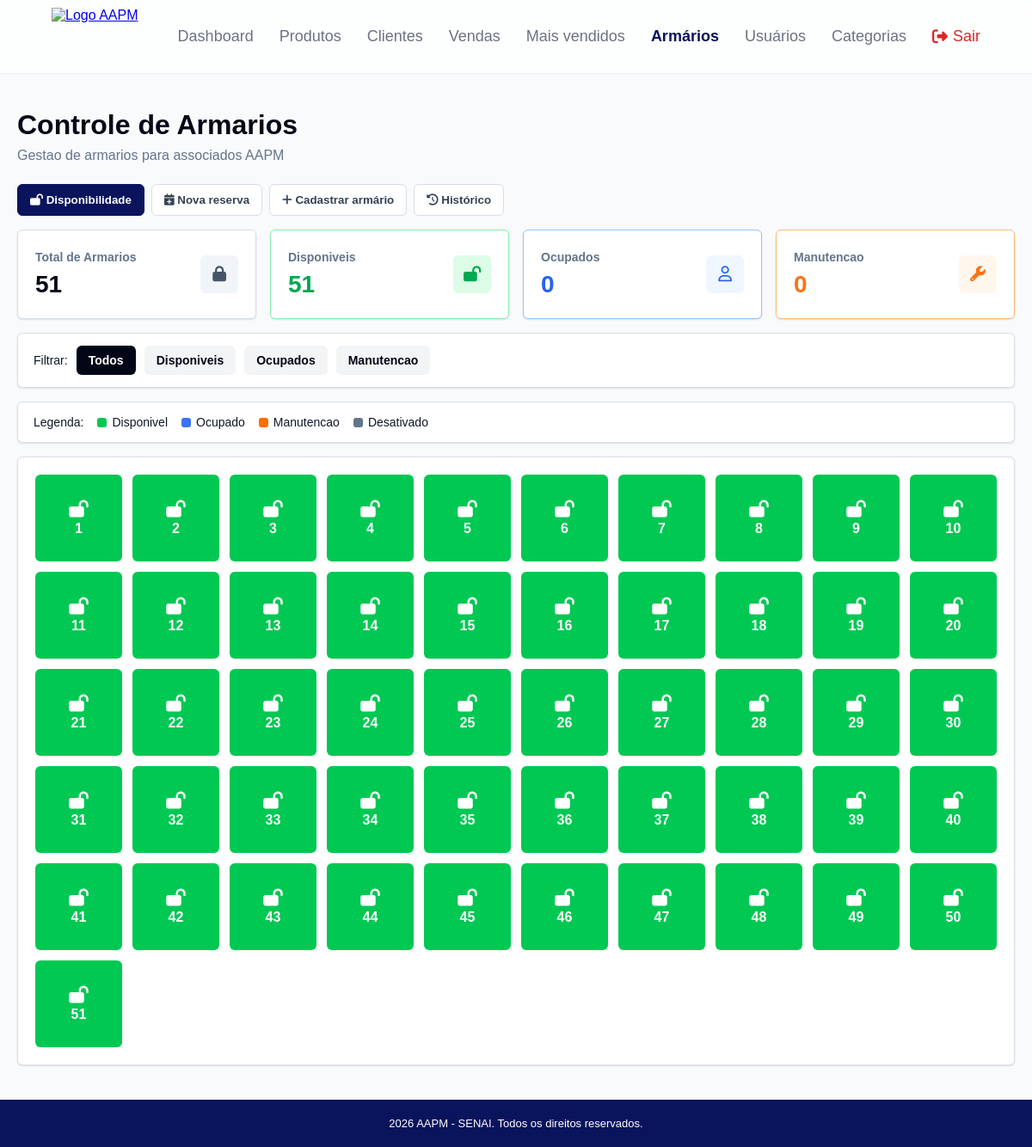
Page /armarios on the earlier database version.
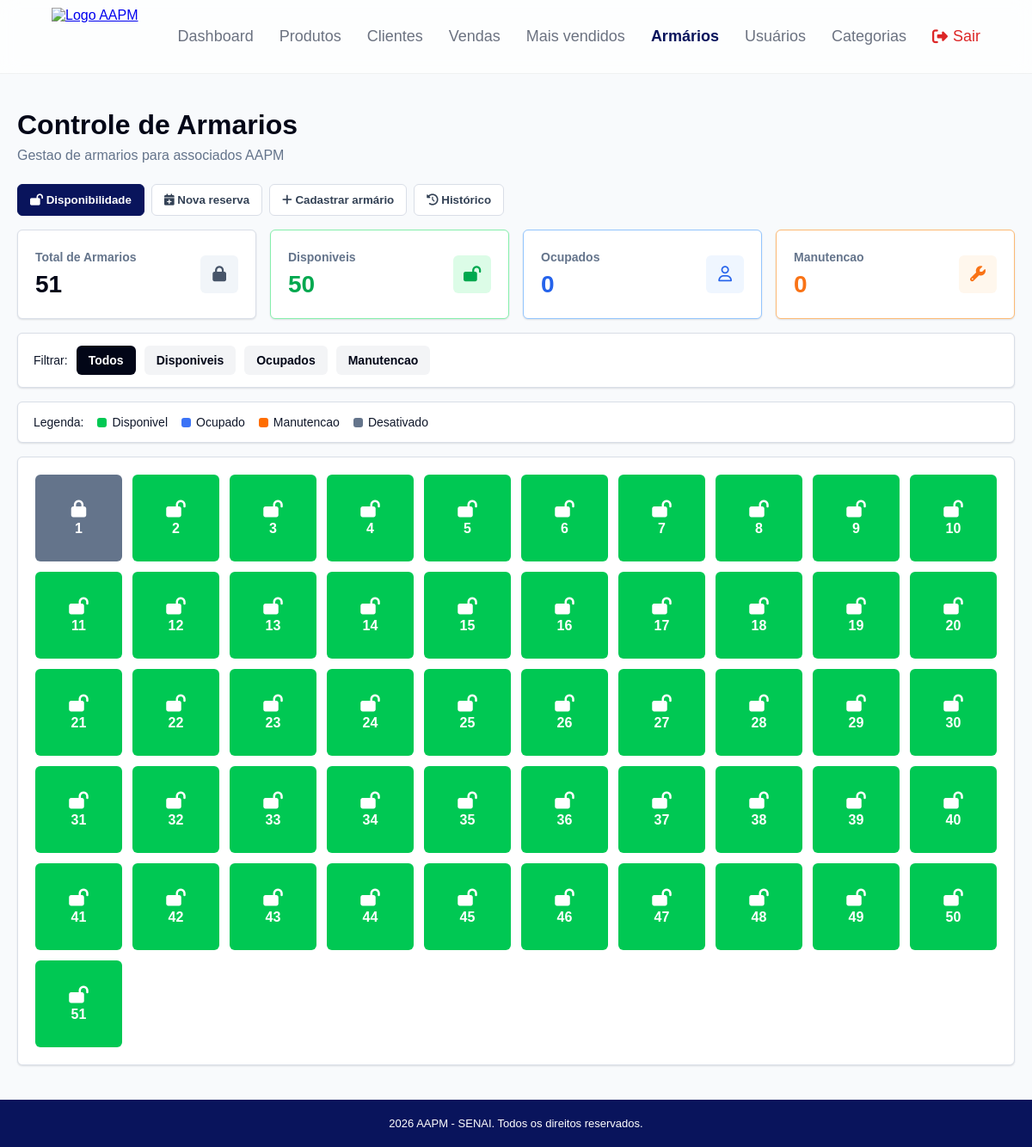
Same page on the later database version.
### app/models/armario.py (models this page shows)
class Armario(Base):
    __tablename__ = "armarios"
    id = Column(Integer, primary_key=True, index=True)
    numero = Column(String(10), nullable=False, unique=True, index=True)
    status = Column(String(20), nullable=False, default="disponivel", index=True)
    associado_id = Column(
        Integer,
        ForeignKey("clientes.id", ondelete="SET NULL"),
        nullable=True
    )
    associado_nome = Column(String(150), nullable=True)
    associado_email = Column(String(150), nullable=True)
    associado_telefone = Column(String(20), nullable=True)
    associado_matricula = Column(String(50), nullable=True)
    atribuido_em = Column(String(20), nullable=True)
    observacoes = Column(String(255), nullable=True)
    associado = relationship("Cliente", backref="armarios")

### app/main.py (the view)
@app.get("/armarios")
def listar_armarios(
    request: Request,
    usuario=Depends(get_usuario_opcional), # Trocado para opcional para evitar travas de banco
    db: Session = Depends(get_db)
):
    if not usuario:
        class UsuarioMock:
            role = "admin"
            nome = "Usuário Local"
        usuario = UsuarioMock()
    garantir_armarios_iniciais(db)
    reservas_ativas = (
        db.query(ReservaArmario)
        .filter(ReservaArmario.status == "ativa")
        .order_by(ReservaArmario.id.desc())
        .all()
    )
    alterou_status = False
    for reserva in reservas_ativas:
        if reserva.armario and reserva.armario.status == "disponivel":
            reserva.armario.status = "ocupado"
            if reserva.associado:
                reserva.armario.associado_id = reserva.associado.id
                reserva.armario.associado_nome = reserva.associado.nome
                reserva.armario.associado_telefone = reserva.associado.telefone or ""
                reserva.armario.associado_matricula = reserva.associado.matricula or ""
            alterou_status = True
    if alterou_status:
        db.commit()
    total = db.query(Armario).count()
    disponiveis = db.query(Armario).filter(Armario.status == "disponivel").count()
    ocupados = db.query(Armario).filter(Armario.status == "ocupado").count()
    manutencao = db.query(Armario).filter(Armario.status == "manutencao").count()
    armarios = db.query(Armario).order_by(Armario.id).all()
    associados = (
        db.query(Cliente)
        .filter(
            Cliente.ativo == True,
            Cliente.is_associado == True
        )
        .order_by(Cliente.nome)
        .all()
    )
    reservas = (
        db.query(ReservaArmario)
        .order_by(ReservaArmario.inicio_em.desc(), ReservaArmario.id.desc())
        .all()
    )
    return templates.TemplateResponse(
        request=request,
        name="armarios/index.html",
        context={
            "request": request, # Garantindo envio explícito do objeto request para o contexto
            "usuario": usuario,
            "armarios": armarios,
            "total_armarios": total,
            "armarios_disponiveis": disponiveis,
            "armarios_ocupados": ocupados,
            "armarios_manutencao": manutencao,
            "associados": associados,
            "reservas": reservas,
        }
    )

### app/templates/armarios/index.html (shortened to what this page needs)
<!DOCTYPE html>
<html lang="pt-br">
<head>
    <link rel="stylesheet" href="/static/css/armarios.css?v=3">
    <link rel="stylesheet" href="https://cdnjs.cloudflare.com/ajax/libs/font-awesome/6.5.2/css/all.min.css">
</head>
<body>
    {% include "partials/navbar.html" %}
    <main class="armarios-page">
        <section class="page-title">
            <h1>Controle de Armarios</h1>
            <p>Gestao de armarios para associados AAPM</p>
        </section>
        <nav class="armarios-tabs" aria-label="Módulos de armários">
            <button type="button" class="armarios-tab active" data-armarios-tab="disponibilidade"><i class="fa-solid fa-lock-open"></i> Disponibilidade</button>
            <button type="button" class="armarios-tab" data-armarios-tab="reserva"><i class="fa-solid fa-calendar-plus"></i> Nova reserva</button>
            <button type="button" class="armarios-tab" data-armarios-tab="cadastro"><i class="fa-solid fa-plus"></i> Cadastrar armário</button>
            <button type="button" class="armarios-tab" data-armarios-tab="historico"><i class="fa-solid fa-clock-rotate-left"></i> Histórico</button>
        </nav>
        <div data-armarios-panel="disponibilidade">
        <section class="cards-resumo-container">
            <div class="card-resumo card-total">
                <div>
                    <span>Total de Armarios</span>
                    <strong>{{ total_armarios }}</strong>
                </div>
                <i class="fa-solid fa-lock"></i>
            </div>
            <div class="card-resumo card-disponivel">
                <div>
                    <span>Disponiveis</span>
                    <strong>{{ armarios_disponiveis }}</strong>
                </div>
                <i class="fa-solid fa-lock-open"></i>
            </div>
            <div class="card-resumo card-ocupado">
                <div>
                    <span>Ocupados</span>
                    <strong>{{ armarios_ocupados }}</strong>
                </div>
                <i class="fa-regular fa-user"></i>
            </div>
            <div class="card-resumo card-manutencao">
                <div>
                    <span>Manutencao</span>
                    <strong>{{ armarios_manutencao }}</strong>
                </div>
                <i class="fa-solid fa-wrench"></i>
            </div>
        </section>
        <section class="filtro-bar">
            <span>Filtrar:</span>
            <button type="button" class="btn-filtro active" data-filtro="">Todos</button>
            <button type="button" class="btn-filtro" data-filtro="disponivel">Disponiveis</button>
            <button type="button" class="btn-filtro" data-filtro="ocupado">Ocupados</button>
            <button type="button" class="btn-filtro" data-filtro="manutencao">Manutencao</button>
        </section>
        <section class="legenda-bar">
            <span>Legenda:</span>
            <span class="legenda-item"><i class="dot dot-disponivel"></i> Disponivel</span>
            <span class="legenda-item"><i class="dot dot-ocupado"></i> Ocupado</span>
            <span class="legenda-item"><i class="dot dot-manutencao"></i> Manutencao</span>
            <span class="legenda-item"><i class="dot dot-desativado"></i> Desativado</span>
        </section>
        <section class="grid-shell">
            <div class="grid-armarios" id="grid-armarios">
                {% for armario in armarios %}
                <button
                    type="button"
                    class="item-armario status-{{ armario.status }}"
                    data-armario-card
                    data-id="{{ armario.id }}"
                    data-numero="{{ armario.numero }}"
                    data-status="{{ armario.status }}"
                    data-associado-id="{{ armario.associado_id or 0 }}"
                    data-observacoes="{{ armario.observacoes|e }}"
                    data-nome="{{ armario.associado_nome|e }}"
                    data-matricula="{{ armario.associado_matricula|e }}"
                    title="Armario {{ armario.numero }}"
                >
                    {% if armario.status == "manutencao" %}
                    <i class="fa-solid fa-wrench"></i>
                    {% elif armario.status == "ocupado" %}
                    <i class="fa-regular fa-user"></i>
                    {% elif armario.status == "desativado" %}
                    <i class="fa-solid fa-lock"></i>
                    {% else %}
                    <i class="fa-solid fa-lock-open"></i>
                    {% endif %}
                    <span>{{ armario.numero|int }}</span>
                </button>
                {% endfor %}
            </div>
        </section>
        </div>
    </main>
    <footer class="main-footer">
        <div class="footer-content">
            <p>2026 AAPM - SENAI. Todos os direitos reservados.</p>
        </div>
    </footer>
</body>
</html>

### app/templates/partials/navbar.html (shortened to what this page needs)
{% set caminho = request.url.path if request is defined else '' %}
<link rel="stylesheet" href="/static/css/base.css?v=1">
<link rel="stylesheet" href="/static/css/feedback.css?v=1">
<header>
    <nav class="navbar">
        <div class="logo"><a href="/"><img src="/static/img/logo.png" alt="Logo AAPM"></a></div>
        <ul class="menu">
            <li><a href="/" class="{{ 'active' if caminho == '/' else '' }}">Dashboard</a></li>
            <li><a href="/produtos" class="{{ 'active' if caminho.startswith('/produtos') else '' }}">Produtos</a></li>
            {% if usuario.role == 'admin' %}
            <li><a href="/clientes" class="{{ 'active' if caminho.startswith('/clientes') else '' }}">Clientes</a></li>
            {% endif %}
            <li><a href="/pdv/historico" class="{{ 'active' if caminho.startswith('/pdv') else '' }}">Vendas</a></li>
            <li><a href="/mais_vendidos" class="{{ 'active' if caminho == '/mais_vendidos' else '' }}">Mais vendidos</a></li>
            {% if usuario.role == 'admin' %}
            <li><a href="/armarios" class="{{ 'active' if caminho.startswith('/armarios') else '' }}">Armários</a></li>
            <li><a href="/usuarios" class="{{ 'active' if caminho.startswith('/usuarios') else '' }}">Usuários</a></li>
            <li><a href="/categorias" class="{{ 'active' if caminho.startswith('/categorias') else '' }}">Categorias</a></li>
            {% endif %}
            <li><a href="/auth/logout" class="btn-sair"><i class="fa-solid fa-right-from-bracket"></i> Sair</a></li>
        </ul>
    </nav>
</header>

### app/static/css/armarios.css (style rules this page uses)
* { margin: 0; padding: 0; box-sizing: border-box; }
body { min-height: 100vh; display: flex; flex-direction: column; font-family: Arial, sans-serif; background: #f8fafc; color: #020617; }
.navbar { width: 100%; min-height: 80px; height: auto; background-color: rgba(255, 255, 255, 0.8); backdrop-filter: blur(10px); -webkit-backdrop-filter: blur(10px); display: flex; justify-content: space-between; align-items: center; padding: 0 60px; border-bottom: 1px solid rgba(0, 0, 0, 0.06); }
.logo img { height: 65px; width: auto; display: block; }
.menu { display: flex; gap: 28px; list-style: none; align-items: center; flex-wrap: wrap; }
.menu a { text-decoration: none; color: #6b7280; font-size: 17px; transition: 0.3s; }
.menu a:hover, .menu a.active { color: #09145c; font-weight: 700; }
.menu a.btn-sair { color: #dc2626; display: flex; align-items: center; gap: 6px; }
.armarios-page { flex: 1; width: min(1180px, calc(100% - 40px)); margin: 0 auto; padding: 40px 0; }
.page-title { margin-bottom: 24px; }
.page-title h1 { font-size: 32px; line-height: 1.2; margin-bottom: 8px; color: #020617; }
.page-title p { font-size: 16px; color: #64748b; }
.cards-resumo-container { display: grid; grid-template-columns: repeat(4, 1fr); gap: 16px; margin-bottom: 16px; }
.card-resumo { min-height: 104px; background: #fff; border: 1px solid #d9dee7; border-radius: 6px; box-shadow: 0 1px 2px rgba(15, 23, 42, 0.12); padding: 20px; display: flex; align-items: center; justify-content: space-between; }
.card-resumo span { display: block; font-size: 14px; color: #64748b; margin-bottom: 8px; font-weight: 600; }
.card-resumo strong { display: block; font-size: 28px; }
.card-resumo i { width: 44px; height: 44px; border-radius: 6px; display: inline-flex; align-items: center; justify-content: center; font-size: 18px; }
.card-total i { background: #f1f5f9; color: #475569; }
.card-disponivel { border-color: #86efac; }
.card-disponivel strong { color: #00a84f; }
.card-disponivel i { background: #dcfce7; color: #00a84f; }
.card-ocupado { border-color: #93c5fd; }
.card-ocupado strong { color: #2563eb; }
.card-ocupado i { background: #eff6ff; color: #2563eb; }
.card-manutencao { border-color: #fdba74; }
.card-manutencao strong { color: #f97316; }
.card-manutencao i { background: #fff7ed; color: #f97316; }
.filtro-bar, .legenda-bar, .grid-shell { background: #fff; border: 1px solid #d9dee7; border-radius: 6px; box-shadow: 0 1px 2px rgba(15, 23, 42, 0.12); }
.filtro-bar { min-height: 58px; display: flex; align-items: center; gap: 10px; padding: 14px 18px; margin-bottom: 16px; flex-wrap: wrap; }
.filtro-bar span, .legenda-bar span { font-size: 14px; color: #0f172a; }
.btn-filtro { border: 0; border-radius: 6px; padding: 9px 14px; background: #f3f4f6; color: #020617; font-size: 14px; cursor: pointer; font-weight: 700; }
.btn-filtro.active { background: #020617; color: #fff; }
.legenda-bar { min-height: 48px; display: flex; align-items: center; gap: 16px; padding: 12px 18px; margin-bottom: 16px; flex-wrap: wrap; }
.legenda-item { display: inline-flex; align-items: center; gap: 6px; }
.dot { width: 11px; height: 11px; border-radius: 3px; display: inline-block; }
.dot-disponivel { background: #00c853; }
.dot-ocupado { background: #3b73f6; }
.dot-manutencao { background: #ff6d00; }
.dot-desativado { background: #64748b; }
.grid-shell { padding: 20px; }
.grid-armarios { display: grid; grid-template-columns: repeat(10, 1fr); gap: 12px; }
.item-armario { aspect-ratio: 1 / 1; min-height: 72px; border: 0; border-radius: 6px; color: #fff; cursor: pointer; display: flex; flex-direction: column; align-items: center; justify-content: center; gap: 4px; font-weight: 700; transition: transform 0.15s, filter 0.15s; }
.item-armario i { font-size: 20px; }
.item-armario span { font-size: 16px; }
.armarios-tabs { display: flex; gap: 8px; flex-wrap: wrap; margin-bottom: 16px; }
.armarios-tab { border: 1px solid #d9dee7; background: #fff; color: #334155; border-radius: 6px; padding: 10px 14px; cursor: pointer; font-weight: 700; }
.armarios-tab.active { background: #09145c; color: #fff; border-color: #09145c; }
.status-disponivel { background: #00c853; }
.status-desativado { background: #64748b; }
.main-footer { margin-top: auto; width: 100%; background: #09145c; color: #fff; text-align: center; padding: 20px; font-size: 13px; }

Differences in the rows shown:
changed Armario (number 1 of 51 on the later page): status "disponivel" → "desativado" (drawn)
Other differences:
{{ armarios_disponiveis }}: "51" → "50"
